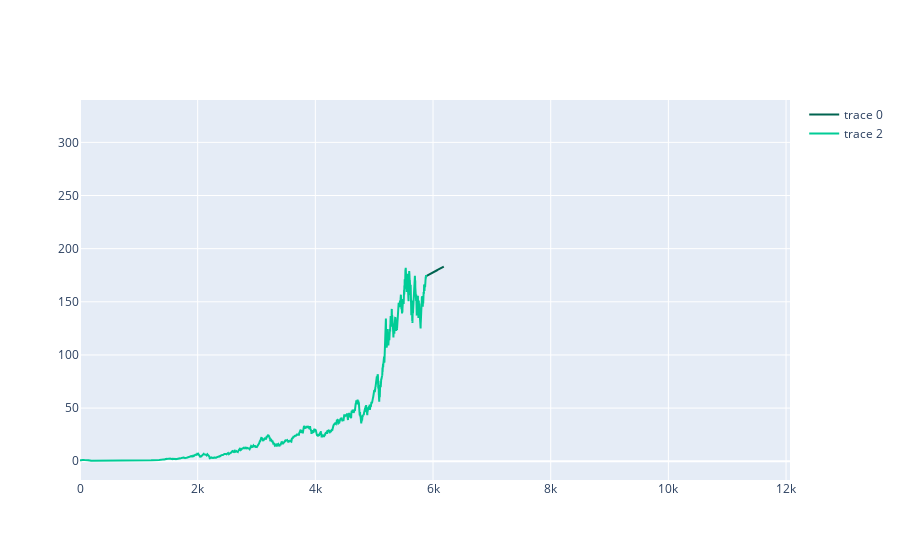

The notebook cell this image was saved under:
### Code cell
fig = go.Figure([go.Scatter(x=np.arange(5884, 6184), y=fitted_auto, line=dict(color='rgb(0,100,80)'),
                mode='lines'), 
                go.Scatter(
                x=np.arange(5884, 6184) + np.arange(5884, 6184)[::-1], # x, then x reversed
                y=confint_auto[:,0] + confint_auto[:,0][::-1], # upper, then lower reversed
                fill='toself',
                fillcolor='rgba(0,100,80,0.2)',
                line=dict(color='rgba(255,255,255,0)'),
                showlegend=False
                )
            ])
fig.add_trace(go.Scatter(x=np.arange(0, 5885), y=data['Close']))

fig.show()

### Figure 1 — Plotly figure (JSON) as saved in the notebook; plotly's stock layout.template omitted (floating-point values rounded to 4 significant figures; data arrays with more than 128 entries replaced by an {"elided": "..."} marker saying what was removed)
{"data": [{"line": {"color": "rgb(0,100,80)"}, "mode": "lines", "type": "scatter", "x": {"elided": "300 int values"}, "y": {"elided": "300 float values"}}, {"fill": "toself", "fillcolor": "rgba(0,100,80,0.2)", "line": {"color": "rgba(255,255,255,0)"}, "showlegend": false, "type": "scatter", "x": {"elided": "300 int values"}, "y": {"elided": "300 float values"}}, {"type": "scatter", "x": {"elided": "5885 int values"}, "y": {"elided": "5884 float values"}}], "layout": {}}
